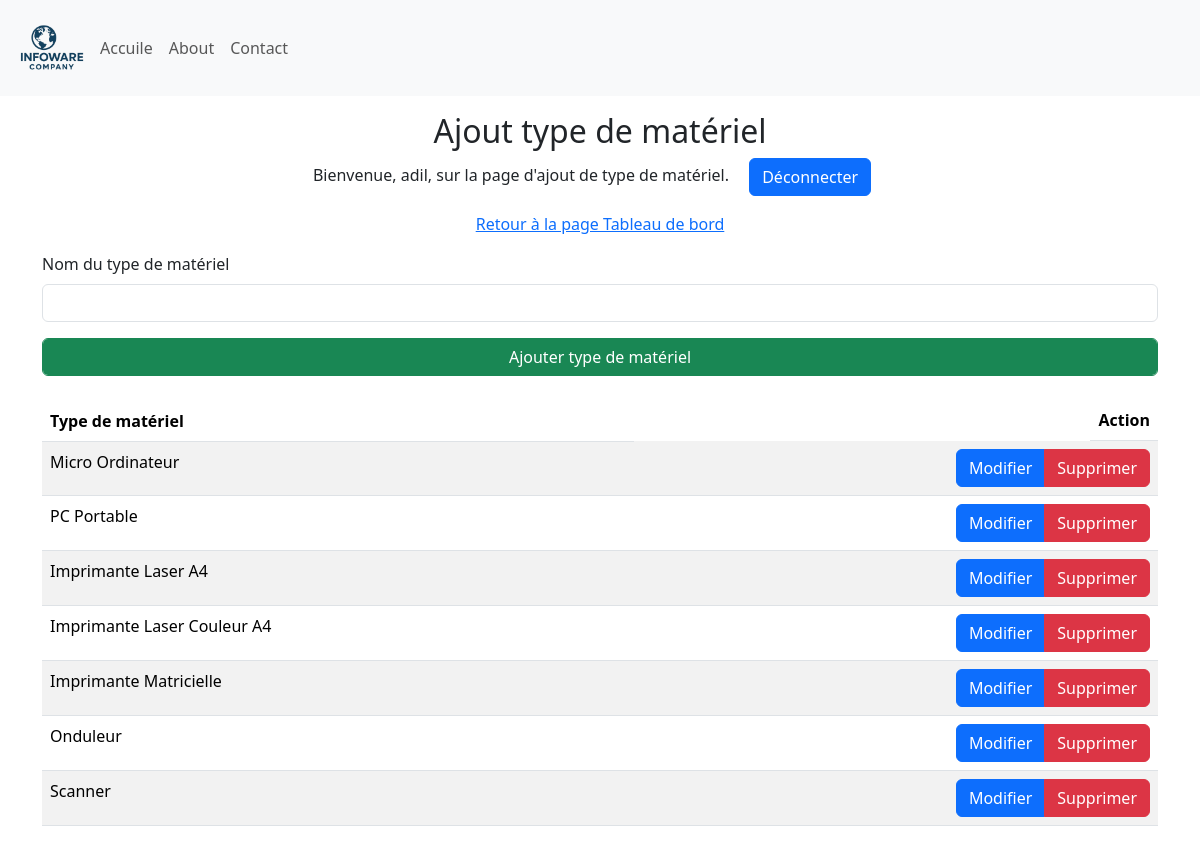
Page /manage_MaterialTypes (signed in) on the committed database.
### Site/models.py (models this page shows, shortened)
class MaterialType(db.Model):
    id = db.Column(db.Integer, primary_key=True)
    typeMaterial = db.Column(db.String(50), unique=True, nullable=False)

### Site/dashbord/materialType.py (the view, shortened to what this page needs)
@Material_Types.route('/manage_MaterialTypes', methods=['GET', 'POST'])
def manage_MaterialTypes():
    if 'user' not in session:
        return redirect(url_for('admin.admin'))
    materialTypes = MaterialType.query.all()
    return render_template('manage_MaterialTypes.html',  name=session['user'], materialTypes=materialTypes)

### Site/templates/manage_MaterialTypes.html (shortened to what this page needs)
{% extends 'base.html' %}
{% block body %}
<div class="container-fluid">
    <div class="row">
        <div class="col-12  my-3">
            <div class="text-center">
                <h2>Ajout type de matériel</h2>
                <p>Bienvenue, {{ name }}, sur la page d'ajout de type de matériel. <a class="mx-3 btn btn-primary" href="{{ url_for('admin.logout') }}"">Déconnecter</a></p>
                <p><a href="{{ url_for('dashbord.dashbord_page') }}">Retour à la page Tableau de bord</a> </p>
            </div>
            <div class="container">
                <form method="POST">
                    <div class="mb-3">
                        <label for="materialTypeName" class="form-label">Nom du type de matériel</label>
                        <input type="text" class="form-control" id="materialTypeName" name="materialTypeName" required>
                    </div>
                    <button type="submit" class="form-control btn btn-success">Ajouter type de matériel</button>
                </form>
                <table class="table table-striped mt-4 ">
                    <thead>
                        <tr>
                          <th scope="col">Type de matériel</th>
                          <th class="float-end" scope="col">Action</th>
                        </tr>
                      </thead>
                      <tbody>
                        {% for materialType in materialTypes %}
                        <tr>
                          <td>{{ materialType.typeMaterial }}</td>
                          <td>
                            <div class="btn-group float-end" role="group" aria-label="Basic example">
                                <a href="{{ url_for('materialTypes.update_materialType', materialType_id=materialType.id) }}" class="btn btn-primary">Modifier</a>
                                <a href ="{{ url_for('materialTypes.delete_materialType', materialType_id=materialType.id) }}" onclick="return confirm('Êtes-vous sûr de vouloir supprimer ce type de matériel ?');"  class="btn btn-danger">Supprimer</a>
                            </div>
                          </td>
                        </tr>
                        {% endfor %}
                </table>
            </div>
        </div>
    </div>
</div>
{% endblock %}

### Site/static/style.css (style rules this page uses)
* { margin: 0; padding: 0; box-sizing: border-box; }
:root { --primary-color: #0056b3; --secondary-color: #f8f9fa; --text-color: #333; --highlight-color: #007bff; }
body { font-family: 'Segoe UI', Tahoma, Geneva, Verdana, sans-serif; }

### rows in the picture
MaterialType: typeMaterial "Micro Ordinateur"
MaterialType: typeMaterial "PC Portable"
MaterialType: typeMaterial "Imprimante Laser A4"
MaterialType: typeMaterial "Imprimante Laser Couleur A4"
MaterialType: typeMaterial "Imprimante Matricielle"
MaterialType: typeMaterial "Onduleur"
MaterialType: typeMaterial "Scanner"

### other values in the picture
{{ name }} "adil"
